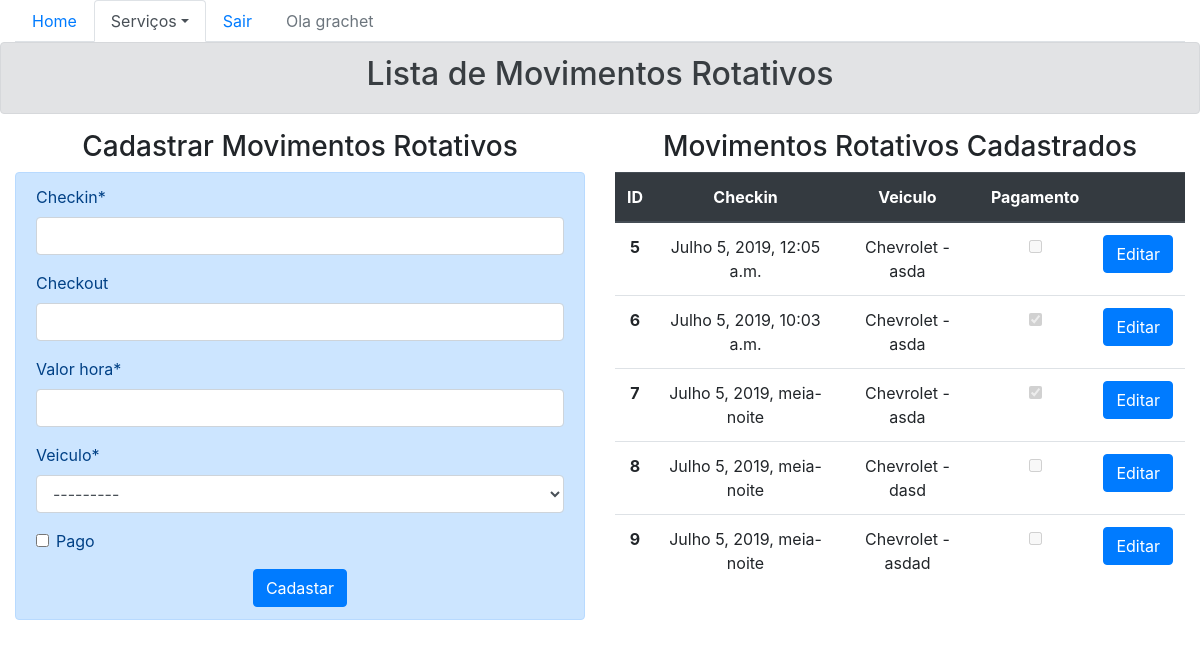
/sistema/mov-rots/ (signed in), run on the app's committed database.
### core/models.py (models this page shows, shortened)
class MovRotativo(models.Model):
    checkin = models.DateTimeField(auto_now=False)
    checkout = models.DateTimeField(auto_now=False, null=True, blank=True)
    valor_hora = models.DecimalField(max_digits=4, decimal_places=2)
    veiculo = models.ForeignKey(Veiculo, on_delete=models.CASCADE)
    pago = models.BooleanField(default=False)

class Veiculo(models.Model):
    marca = models.ForeignKey(Marca, on_delete=models.CASCADE)
    placa = models.CharField(max_length=7)
    cor = models.CharField(max_length=15)
    proprietario = models.ForeignKey(Pessoa, on_delete=models.CASCADE)
    observacores = models.TextField()
    def __str__(self):
        return self.marca.nome + ' - ' + self.placa

class Marca(models.Model):
    nome = models.CharField(max_length=50)

### core/views.py (the view)
# urls.py: path('mov-rots/', lista_mov_rotativo, name='core_lista_mov_rotativo'),
@login_required
def lista_mov_rotativo(request):
    mov_rot = MovRotativo.objects.all()
    form = MovRotativoForm()
    data = {'mov_rot': mov_rot, 'form': form}
    return render(request, 'core/lista_movrotativos.html', data)

### core/forms.py
class MovRotativoForm(ModelForm):
    class Meta:
        model = MovRotativo
        fields = '__all__'

### core/templates/core/lista_movrotativos.html (shortened to what this page needs)
{% extends "base.html" %}
{% load crispy_forms_tags %}
{% block menu %}
    <ul class="nav nav-tabs">
        <li class="nav-item">
            <a class="nav-link" href="{% url 'core_home' %}">Home</a>
        </li>
        <li class="nav-item dropdown">
            <a class="nav-link dropdown-toggle active" data-toggle="dropdown" href="#" role="button" aria-haspopup="true" aria-expanded="false">Serviços</a>
        </li>
        {% if user.is_authenticated %}
    <li class="nav-item">
        <a class="nav-link" href="{% url 'logout' %}">Sair</a>
    </li>
    <li class="nav-item">
        <a class="nav-link disabled" href="#">Ola {{ user }}</a>
    </li>
    {% else %}
        <li class="nav-item">
        <a class="nav-link" href="{% url 'login' %}">Login</a>
    </li>
    {% endif %}
    </ul>
{% endblock %}
{% block main %}
    <div class="row">
        <div class="col-sm-12 text-center alert alert-secondary">
            <h2>Lista de Movimentos Rotativos</h2>
        </div>
    </div>
    <div class="row">
        <div class="col-sm-6">
            <div class="col-sm-12 text-center">
                <h3>Cadastrar Movimentos Rotativos</h3>
            </div>
            <form action="{% url 'core_criar_mov_rotativo' %}" method="POST" class="alert alert-primary">
                    {{ form|crispy }}
                    <div class="col-sm-12 text-center">
                        <button class="btn btn-primary" type="submit">Cadastar</button>
                    </div>
            </form>
        </div>
        <div class="col-sm-6 text-center">
            <div class="col-sm-12">
                <h3>Movimentos Rotativos Cadastrados</h3>
            </div>
            <table class="table">
                    <thead class="thead-dark">
                      <tr>
                        <th scope="col">ID</th>
                        <th scope="col">Checkin</th>
                        <th scope="col">Veiculo</th>
                        <th scope="col">Pagamento</th>
                        <th scope="col"></th>
                      </tr>
                    </thead>
                    <tbody>
                    {% for mov in mov_rot %}
                            <tr>
                                <th scope="row">{{ mov.id }}</th>
                                <td>{{ mov.checkin }}</td>
                                <td>{{ mov.veiculo }}</td>
                                {% if mov.pago == 1 %}
                                    <th><input type="checkbox" aria-label="Checkbox for following text input" checked disabled></th>
                                {% else %}
                                    <th><input type="checkbox" aria-label="Checkbox for following text input" disabled></th>
                                {% endif %}
                                <td>
                                    <a href="{% url 'core_update_mov_rotativo' mov.id %}">
                                    <button class="btn btn-primary">
                                        Editar
                                    </button>
                                </a>
                                </td>
                            </tr>
                    {% endfor %}
                    </tbody>
                  </table>
        </div>
    </div>
{% endblock %}

### data on the page
MovRotativo: id "5", checkin "Julho 5, 2019, 12:05 a.m.", veiculo "Chevrolet - asda"
MovRotativo: id "6", checkin "Julho 5, 2019, 10:03 a.m.", veiculo "Chevrolet - asda"
MovRotativo: id "7", checkin "Julho 5, 2019, meia-noite", veiculo "Chevrolet - asda"
MovRotativo: id "8", checkin "Julho 5, 2019, meia-noite", veiculo "Chevrolet - dasd"
MovRotativo: id "9", checkin "Julho 5, 2019, meia-noite", veiculo "Chevrolet - asdad"

### other printed values
{{ user }} "grachet"
